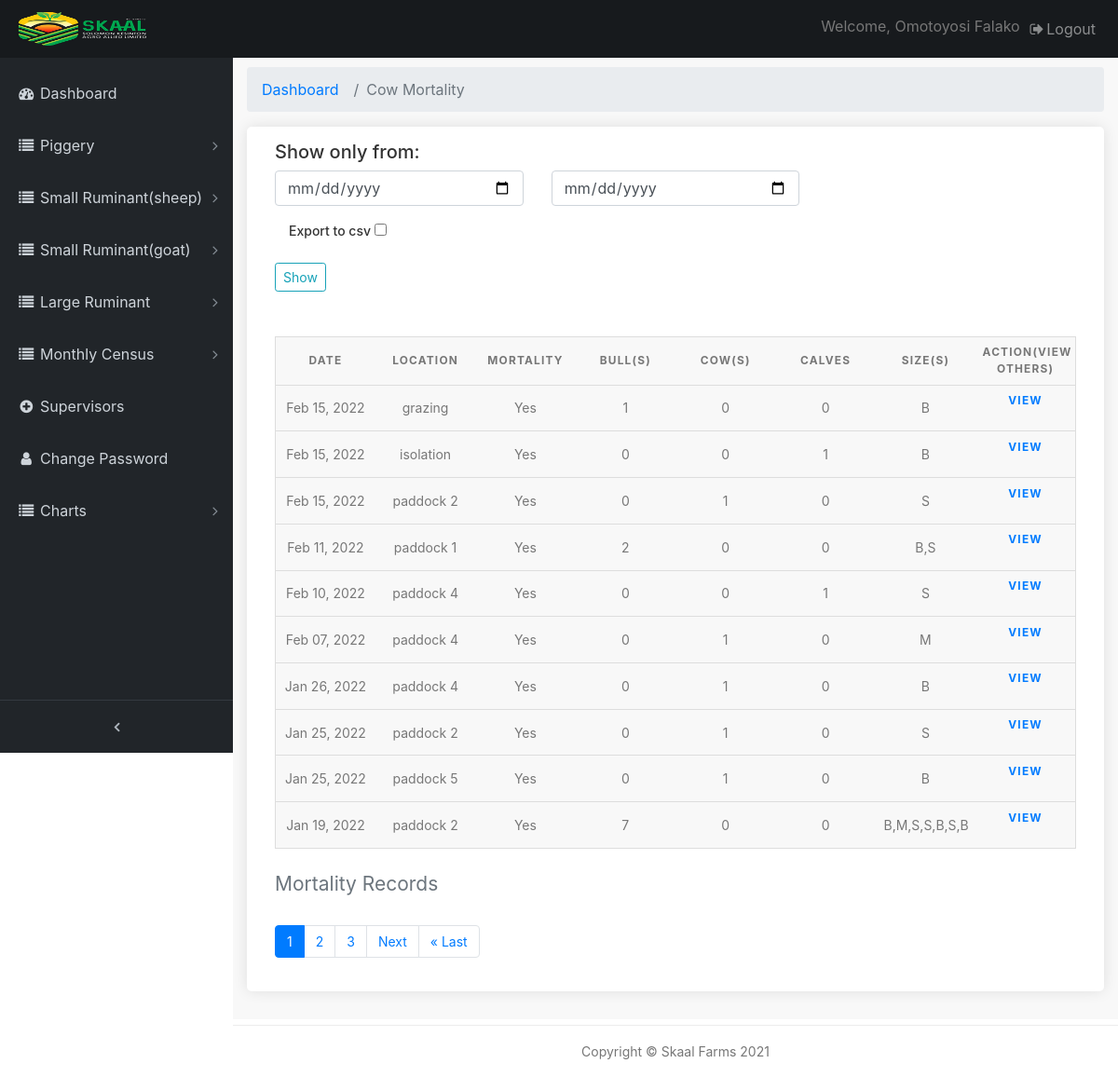
The page /pages/cow-motality-records (signed in) on the database as committed earlier.
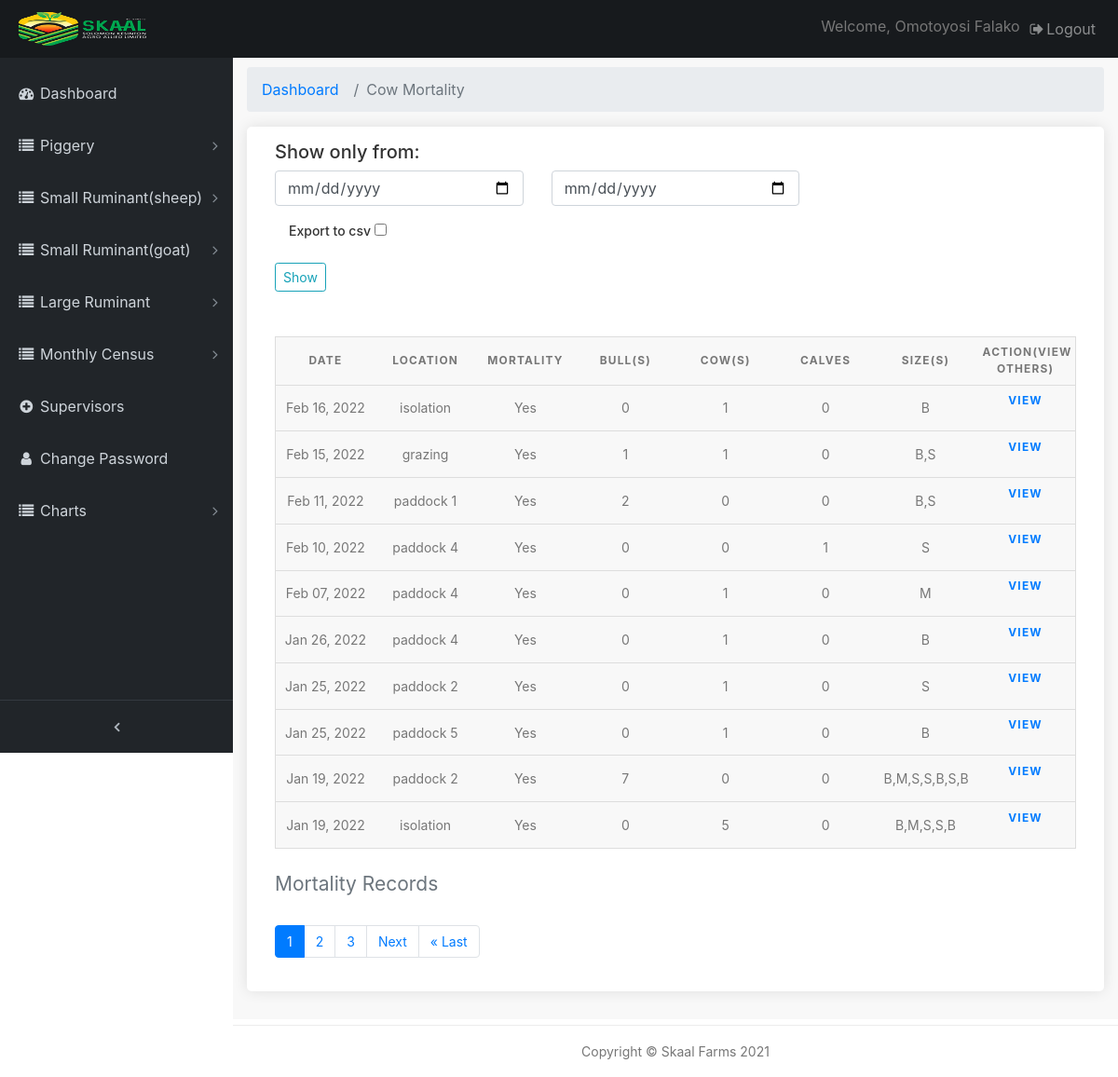
The same page on the database as committed later.
### farmrecord/models.py (models this page shows, shortened)
class CowMortality(models.Model):
    mortality = models.CharField(max_length=10, verbose_name='mortality')
    date = models.DateTimeField(default=timezone.now)
    location = models.CharField(max_length=200, verbose_name='loaction(s)')
    cow_num = models.IntegerField(verbose_name='Cow(s)', default=0)
    bull_num = models.IntegerField(verbose_name='Bull(s)', default=0)
    calves = models.IntegerField(verbose_name='calve(s)', default=0)
    section = models.ForeignKey(Section, verbose_name='Section', related_name='category1', null=True, on_delete=models.CASCADE)
    size = models.CharField(max_length=100, verbose_name='Size(s)')
    comment = models.TextField(max_length=500, verbose_name='Cause of mortality' , blank=True)
    image_1 = models.ImageField(verbose_name='first image', blank=True, null=True, upload_to='uploads/',)
    image_2 = models.ImageField(verbose_name=' second image', blank=True, null=True, upload_to='uploads/')
    export_to_CSV = models.BooleanField(default=False)
    class Meta():
        verbose_name_plural='Cow mortality'

### farmrecord/views.py (the view)
# urls.py: path('cow-motality-records', views.cow_motrec, name='cow_motrec'),
@login_required(login_url='/admin-page/login')
def cow_motrec(request):
    cow_rec =   CowMortality.objects.order_by('-date')
    query_form = CowmotFilter()
    paginated_filtercm = Paginator(cow_rec, 10)
    page_number = request.GET.get('page')
    cm_page_obj = paginated_filtercm.get_page(page_number)
    cowmot_count = CowMortality.objects.all()
    aggregated = cowmot_count.annotate(month=TruncMonth('date')).values('month').annotate(total=Count('mortality'))
    context = {
        'cm_page_obj': cow_rec,
        'q': query_form,
        'count' : aggregated
    }
    context['cm_page_obj'] = cm_page_obj
    return render(request, 'cowmotrec.html',context)

### farmrecord/forms.py
class CowmotFilter(forms.ModelForm):
    date = forms.DateField(widget=forms.HiddenInput(), required=False)
    start_date = forms.DateField(
        widget=forms.TextInput(attrs={'class': 'form-control', 'type' : 'date', 'placeholder': 'From'}))
    end_date = forms.DateField(
        widget=forms.TextInput(attrs={'class': 'form-control', 'type' : 'date', 'placeholder': 'To'}))
    export_to_CSV = forms.BooleanField(required=False, label="Export to CSV")
    class Meta:
        model = CowMortality
        fields =('date','export_to_CSV')

### templates/cowmotrec.html (shortened to what this page needs)
{% extends 'base.html' %}
{% load static %}
{% block content %}
  <div class="content-wrapper">
    <div class="container-fluid">
      <ol class="breadcrumb">
        <li class="breadcrumb-item">
          <a href="#">Dashboard</a>
        </li>
        <li class="breadcrumb-item active">Cow Mortality</li>
      </ol>
		<div class="box_general padding_bottom">
      <h5>Show only from:</h5>
      <form class="mb-5" action="{% url 'farmrecord:cowmot_filter' %}">
        <div class="row">
          <div class="col-lg-4 col-md-12 form-group">
            {{ q.start_date }}
          </div>
          <div class="col-lg-4 col-md-12 form-group">
            {{ q.end_date }}
          </div>
        </div>
        <div class="col-lg-12 col-md-12 form-group">
          <label for="">Export to csv</label>
          {{ q.export_to_CSV }}
        </div>
        <input type="submit" class="btn btn-outline-info btn-sm" value="Show">
      </form>
			      <table>
                <caption>Mortality Records</caption>
                <thead>
                  <tr>
                    <th scope="col">Date</th>
                    <th scope="col">Location</th>
                    <th scope="col">Mortality</th>
                    <th scope="col">Bull(s)</th>
                    <th scope="col">Cow(s)</th>
                    <th scope="col">Calves</th>
                    <th scope="col">Size(s)</th>
                    <th scope="col">ACTION(View others)</th>
                  </tr>
                </thead>
                <tbody>
                  {% if  cm_page_obj %}
                  {% for a in cm_page_obj %}
                  <tr>
                    <td data-label="Date">{{ a.date|date:"M d, Y" }}</td>
                    <td data-label="Location">{{ a.location }}</td>
                    <td data-label="Mortality">{{ a.mortality }}</td>
                    <td data-label="Bull(s)">{{ a.bull_num }}</td>
                    <td data-label="Cow(s)">{{ a.cow_num }}</td>
                    <td data-label="Calves">{{ a.calves }}</td>
                    <td data-label="Size(s)">{{ a.size }}</td>
                    <th data-label="Action" class="table"><a href="{% url 'farmrecord:cow_motrec_view' a.id %}" >View</a></th>
                  {% endfor %}
                  {% endif %}
                  </tr>
                </tbody>
            </table>
            <div>
              <nav aria-label="Page navigation example">
                <ul class="pagination">
                  {% for i in cm_page_obj.paginator.page_range %}
                  {% if cm_page_obj.number == i %}
                    <li class="page-item active" aria-current="page">
                      <span class="page-link">
                        {{ i }}
                      </span>
                    </li>
                    {% elif i > cm_page_obj.number|add:'-5' and i < cm_page_obj.number|add:'5' %}
                    <li class="page-item"><a class="page-link" href="?page={{ i }}">{{ i }}</a></li>
                  {% endif %}
                {% endfor %}
                  {% if cm_page_obj.has_next %}
                  <li class="page-item"><a class="page-link" href="?page={{ cm_page_obj.next_page_number }}">Next</a></li>
                  <li class="page-item"><a class="page-link" href="?page={{ cm_page_obj.paginator.num_pages }}">&laquo; Last</a></li>
                  {% endif %}
                </ul>
              </nav>
            </div>
		</div>
	  </div>
   	</div>
{% endblock %}

Rows that differ between the two databases and show on the page:
removed CowMortality: date "Feb 15, 2022", location "isolation", mortality "Yes", bull_num "0", cow_num "0", calves "1", size "B"
removed CowMortality: date "Feb 15, 2022", location "paddock 2", mortality "Yes", bull_num "0", cow_num "1", calves "0", size "S"
added CowMortality: date "Feb 16, 2022", location "isolation", mortality "Yes", bull_num "0", cow_num "1", calves "0", size "B"
changed CowMortality "Feb 15, 2022": cow_num "0" → "1"; size "B" → "B,S"
now on this page (row edited): CowMortality: date "Jan 19, 2022", location "isolation", mortality "Yes", bull_num "0", cow_num "5", calves "0", size "B,M,S,S,B"
